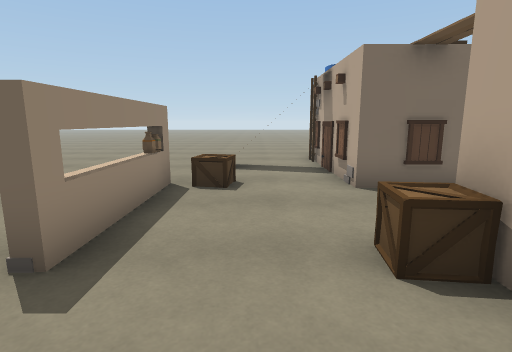
View 1 (above)

16 first-person views from a walk through a Unity game level. The camera is 1.3 m above the floor, tilts 10° down and sees 80° across. The floor is counted in squares, 1 m on a side. Each view is taken from the middle of a square. On the plan, view 1 faces up. The plan holds only what a view shows up to about 14 squares ahead; the rest is blank. The place goes on beyond the plan. The player is left out. Some surface patterns are stand-ins.

View 2
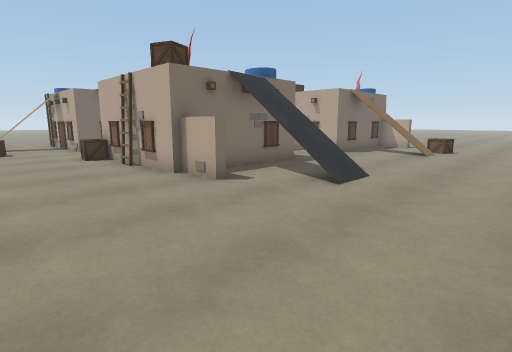

View 3
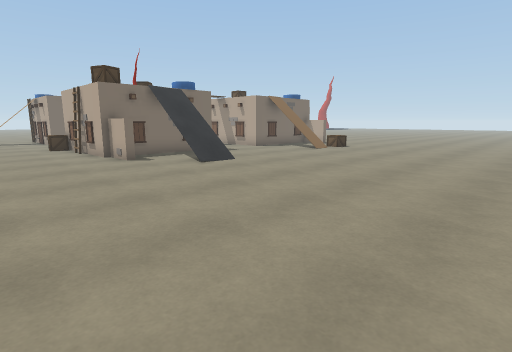

View 4
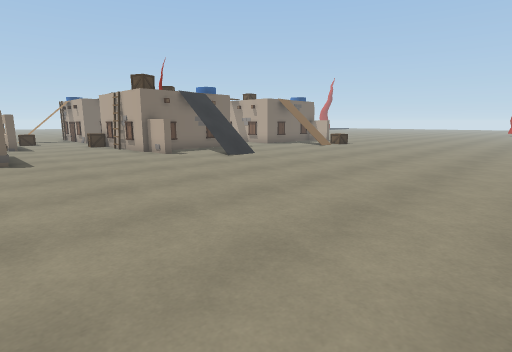

View 5
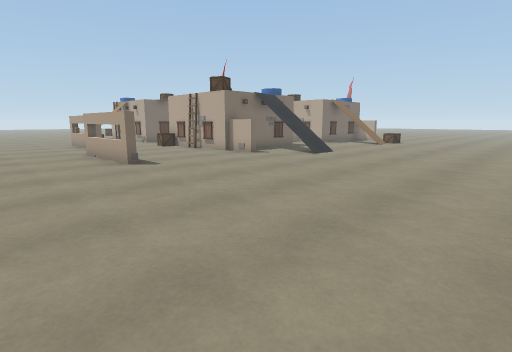

View 6
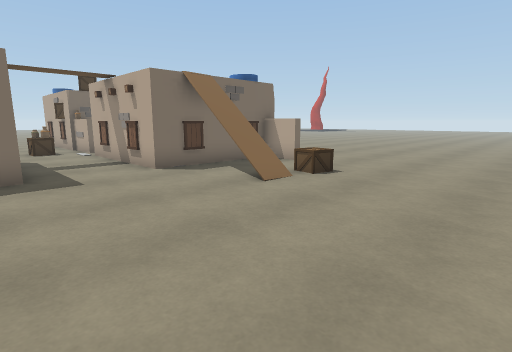

View 7
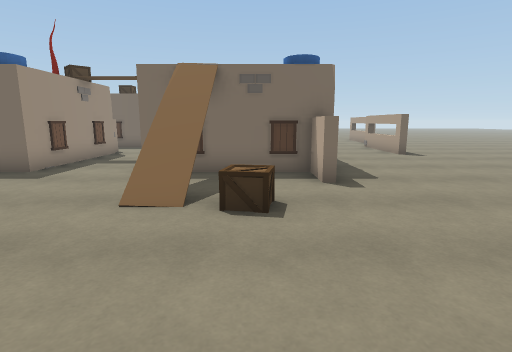

View 8
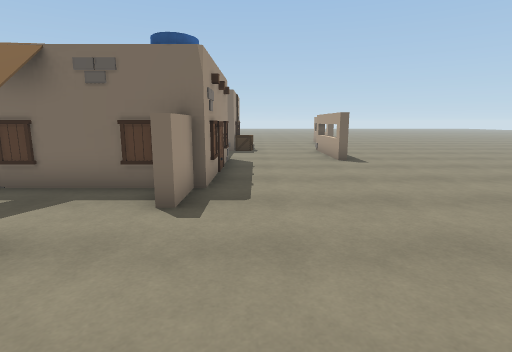

View 9
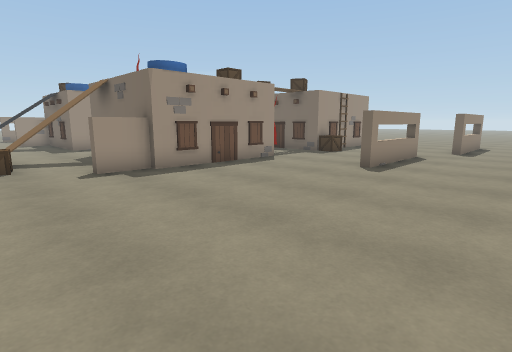

View 10
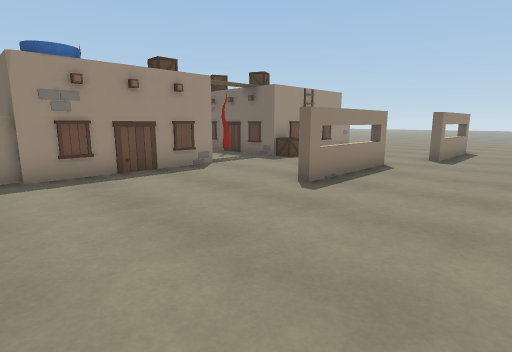

View 11
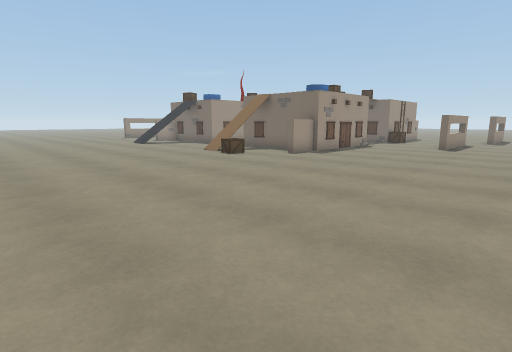

View 12
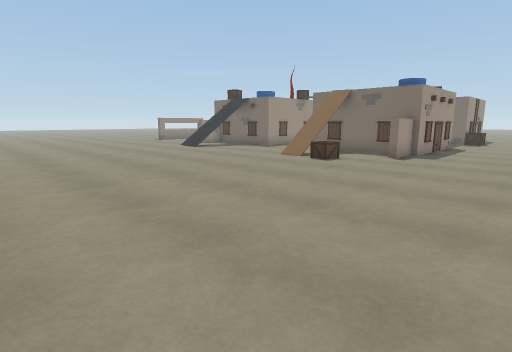

View 13
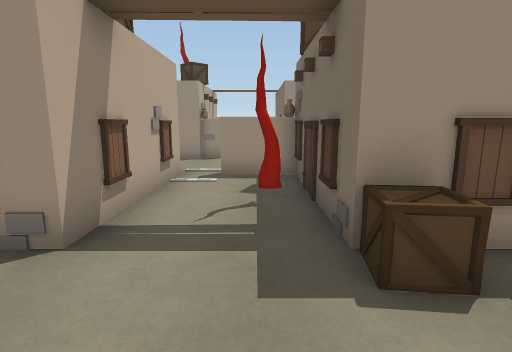

View 14
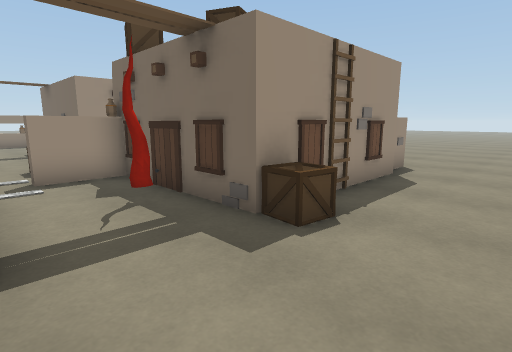

View 15
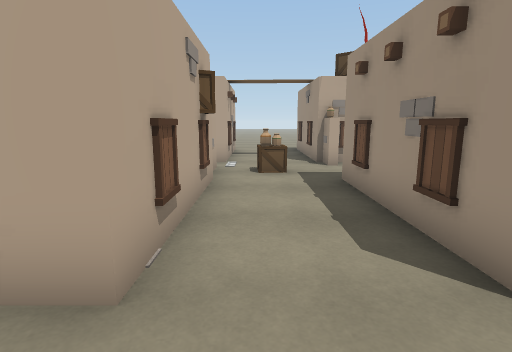

View 16
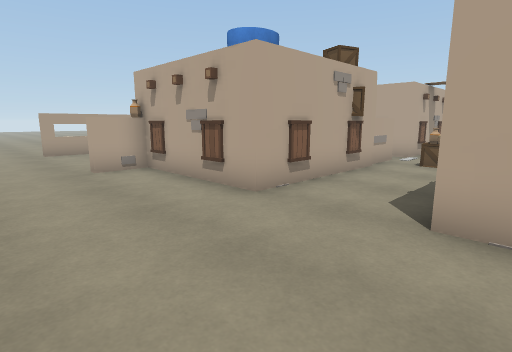

### Floor plan
Key: @ floor where view 1 was taken; # wall or solid block; x gap in a wall; . main floor; : floor 1.25 m higher than the main floor; / step, stairs or slope; = window, fence, low wall or low ledge; ^ raised ledge; O other object.
Columns run from 7 left of view 1 to 23 right of it. Each row starts with its distance up from view 1.
 20                       ..
 19                      ...
 18                     .....
 17                     .....
 16                      ....
 15              . ..... ....
 14 ..  ......    ...............
 13 ... ......   ..................
 12 ... . ...    .........^....#...
 11 ... . ...#   ##..#####O....#..
 10  .. .....#    #..#   ##....#..
  9  .. ...O #    O..#    #....#..
  8      ....#    #..#    #.......
  7      .O..#    #..O   ##.......
  6      #O..######..OO###OO..#....
  5   .. #.........OOO..O.....#....
  4   ...#...........x........#....
  3   ...#..OO ##OO..######...#....
  2  ........#    #..#    #........
  1  ........#    #..#    #........
  0  ...#..@.#    #..#    #........
 -1  ...#....#    #..#    O........
 -2  ...#....# ####..######........
 -3  ...#....#............^........
 -4  ........../:.....O#...........
 -5  ........../=.....O=O.........
 -6  ...................O..........
 -7 ...............................
 -8 ...............................
 -9 ...............................
-10 ...............................
-11 ...............................
-12  ..............................
-13 . ............................
-14     ......................... .
-15    . .....          ..... .

Positions as (right, up) in squares from view 1, and headings:
1: (0, 0), facing up
2: (-2, -9), facing up-right
3: (-2, -14), facing up-right
4: (-4, -15), facing up-right
5: (-7, -13), facing up-right
6: (6, -10), facing up-right
7: (13, -10), facing up
8: (16, -8), facing up
9: (23, -6), facing up-left
10: (23, -3), facing up-left
11: (23, -14), facing up-left
12: (19, -15), facing up-left
13: (18, 5), facing left
14: (18, 3), facing up-left
15: (9, 13), facing down
16: (6, 15), facing down-right
